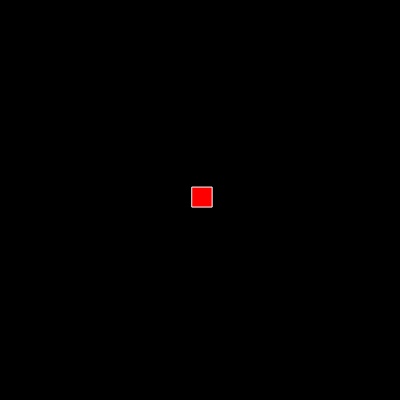
Frame 1 (no input)
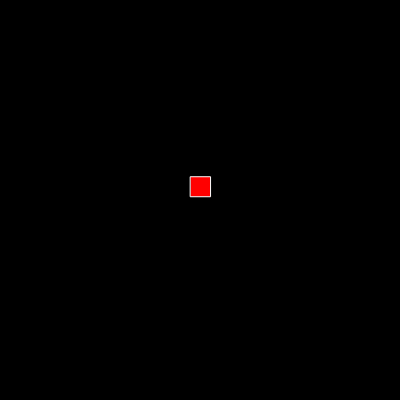
Frame 60 (no input)
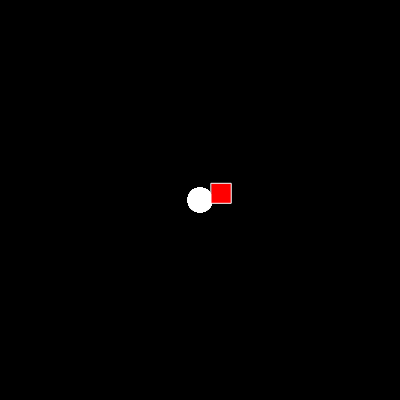
Frame 120 (the mouse pressed at the canvas centre since frame 60)

The p5.js sketch that drew these frames (run headless with seeded random() and noise() and a simulated clock; from frame 60 on, the mouse is pressed at the canvas centre):

// p5.js sketch
// ── sketch.js
let x = 200;
let y = 200;
let extraCanvas;

function setup() {
  createCanvas(400, 400);
  extraCanvas = createGraphics(400, 400);
  // extraCanvas.background(255, 0, 0);
  extraCanvas.clear();
  background(0);
}

function draw() {
  background(0);
  x += random(-5, 5);
  y += random(-5, 5);

  if (mouseIsPressed) {
    extraCanvas.fill(255, 150);
    extraCanvas.noStroke();
    extraCanvas.ellipse(mouseX, mouseY, 25, 25);
  }

  image(extraCanvas, 0, 0);

  fill(255, 0,0);
  stroke(255);
  rectMode(CENTER);
  rect(x, y, 20, 20);


  }
